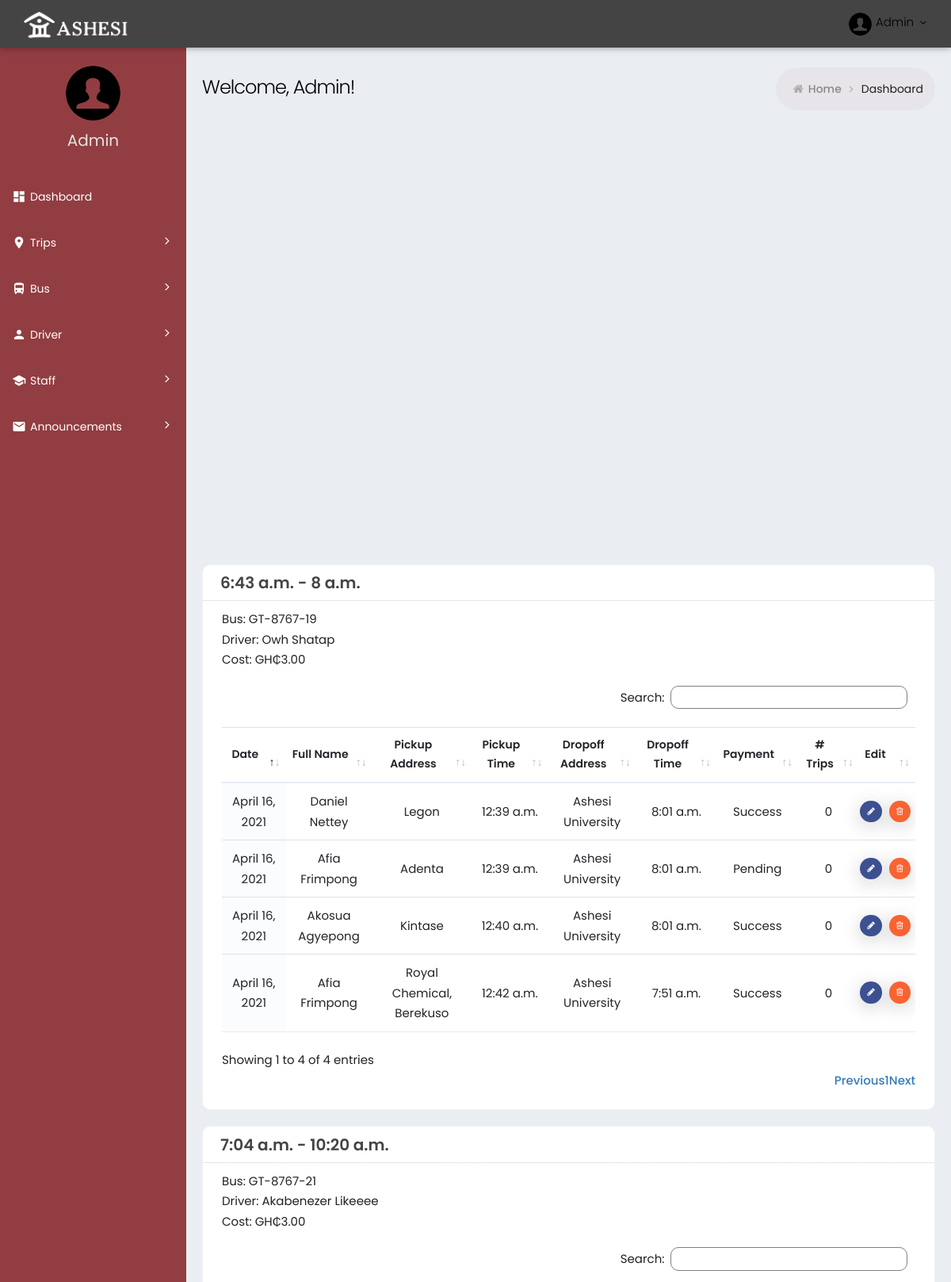
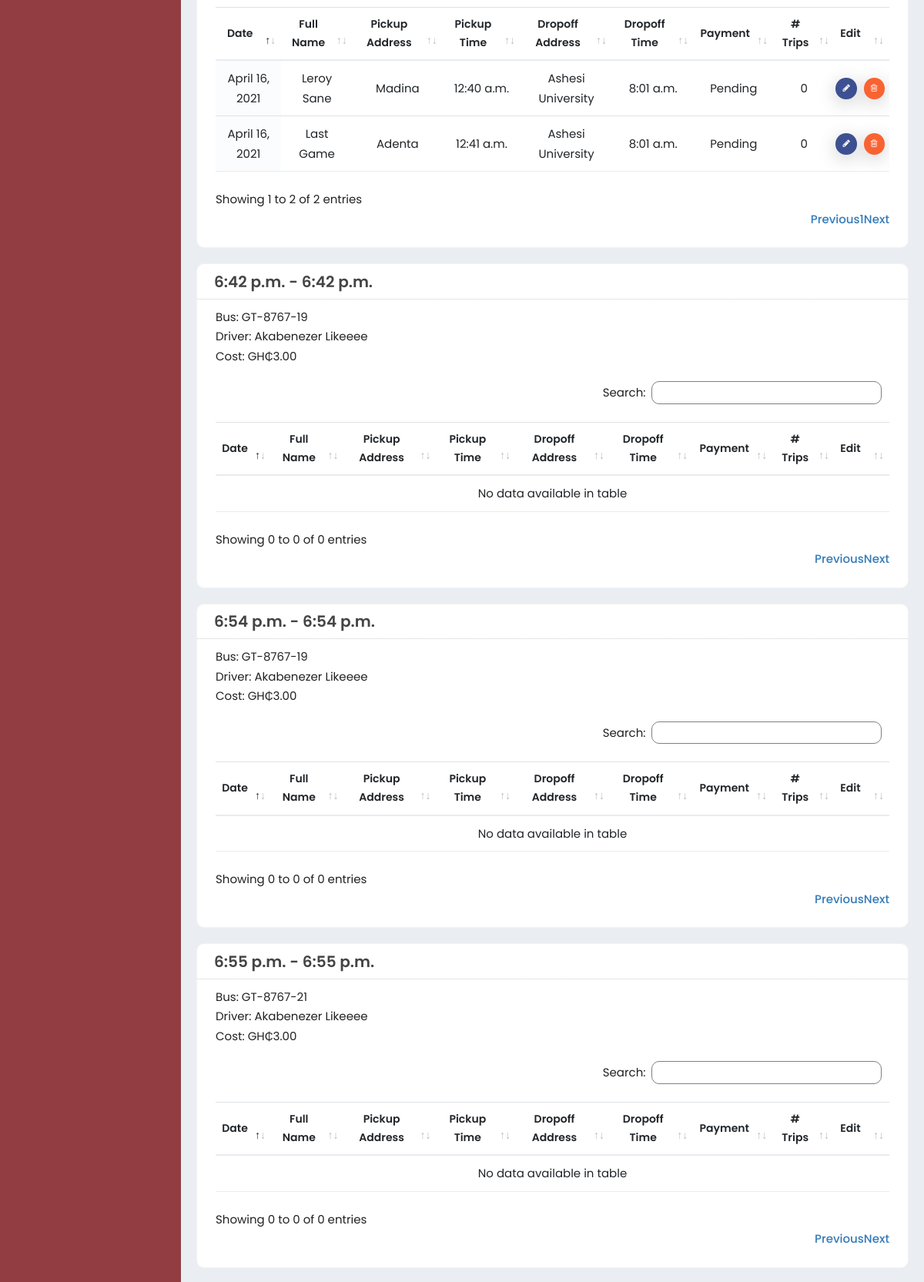
The page / (upper part) on the database its author committed (2 pictures, top to bottom).
### ashbus/ashbus_web/models.py (models this page shows, shortened)
class Trip(models.Model):
    cost = models.IntegerField(default=3)
    driver = models.ForeignKey(Driver, on_delete=models.CASCADE)
    bus = models.ForeignKey(Bus, on_delete=models.CASCADE)
    start_time = models.TimeField(auto_now=False, auto_now_add=False)
    end_time = models.TimeField(auto_now=False, auto_now_add=False)

class Bus(models.Model):
    bus_number = models.CharField(max_length=40)
    status = models.CharField(max_length=20)
    capacity = models.IntegerField()
    seats_occupied = models.IntegerField()
    location = models.CharField(max_length=60)
    address = models.CharField(max_length=80)
    route = models.ForeignKey(Route, on_delete=models.CASCADE)
    def getLat(self):
        return [float(s.strip()) for s in self.location.split(",")][0]
    def getLng(self):
        return [float(s.strip()) for s in self.location.split(",")][1]

class Driver(models.Model):
    license_number = models.CharField(max_length=20)
    person = models.ForeignKey(Person, on_delete=models.CASCADE)

class Person(models.Model):
    email = models.CharField(max_length=40)
    first_name = models.CharField(max_length=20)
    last_name = models.CharField(max_length=20)
    mobile = models.CharField(max_length=20)
    gender = models.CharField(max_length=10)
    number_of_trips = models.IntegerField(default=0)

class Staff_Trip(models.Model):
    trip = models.ForeignKey(Trip, on_delete=models.CASCADE)
    staff = models.ForeignKey(Staff, on_delete=models.CASCADE)
    pickup_location = models.CharField(max_length=60)
    pickup_Address = models.CharField(max_length=80, default="")
    dropoff_location = models.CharField(max_length=60, default = "5.760627459528241, -0.21990174522088365")
    dropoff_Address = models.CharField(max_length=80, default="Ashesi University ")
    pickup_time = models.TimeField(auto_now=False, auto_now_add=True)
    dropoff_time = models.TimeField(auto_now=False, auto_now_add=False)
    trip_date = models.DateField(auto_now=False,auto_now_add=True)
    payment = models.CharField(max_length=20, default="Pending")

class Staff(models.Model):
    card_id = models.CharField(max_length=10)
    amount = models.IntegerField(default=0)
    person = models.ForeignKey(Person, on_delete=models.CASCADE)
    password = models.CharField(max_length=20, default="")

### ashbus/ashbus_web/views.py (the view)
# urls.py: path('', HomeView, name="index"),
def HomeView(request):
    route = Route.objects.all()
    trips = Staff_Trip.objects.all()
    one_trip = Trip.objects.all()
    return render(request,"index.html", {"route" : route, "trips" : trips, "one_trip" : one_trip})

### ashbus/ashbus_web/models.py (called while the page is built)
    def getStartLat(self):
        return [float(s.strip()) for s in self.start_location.split(",")][0]

    def getStartLng(self):
        return [float(s.strip()) for s in self.start_location.split(",")][1]

    def getEndLat(self):
        return [float(s.strip()) for s in self.end_location.split(",")][0]

    def getEndLng(self):
        return [float(s.strip()) for s in self.end_location.split(",")][1]

    def getRouteList(self):
        return self.decode_polyline(str(self.route).replace("\\\\","\\"))

### ashbus/ashbus_web/templates/index.html (shortened to what this page needs)
{% extends 'innerBase.html'  %}
{% block Content  %}
{% load static %}
<div class="page-content-wrapper">
	<div class="page-content">
		<div class="page-bar">
			<div class="page-title-breadcrumb">
				<div class=" pull-left">
					<div class="page-title">Welcome, Admin!</div>
				</div>
				<ol class="breadcrumb page-breadcrumb pull-right">
					<li><i class="fa fa-home"></i>&nbsp;<a class="parent-item"
							href="{% url 'index' %}">Home</a>&nbsp;<i class="fa fa-angle-right"></i>
					</li>
					<li class="active">Dashboard</li>
				</ol>
			</div>
		</div>
		<div class= "row">
			<div class="col-md-12">
				<div id="basic_gmap" class="gmaps" style="height: 500px"> </div>
			</div>
		</div>
		<br> <br>
		<div class="row">
			<div class="col-md-12">
				{% for one_trip in one_trip %}
				<div class="card card-box">
					<div class="card-head">
						<header>{{ one_trip.start_time  }} - {{ one_trip.end_time }}</header>
					</div>
					<div class="card-body ">
						<div>
							Bus: {{ one_trip.bus.bus_number  }}
						</div>
						<div>
							Driver: {{ one_trip.driver.person.first_name  }} {{ one_trip.driver.person.last_name  }}
						</div>
						<div>
							Cost: GH₵{{ one_trip.cost  }}.00
						</div>
						<div class="table-scrollable">
							<table class="table table-hover table-checkable order-column full-width" id="example{{one_trip.id}}">
								<thead>
									<tr>
										<th class="center"> Date</th>
										<th class="center"> Full Name </th>
										<th class="center"> Pickup Address </th>
										<th class="center"> Pickup Time </th>
										<th class="center"> Dropoff Address </th>
										<th class="center"> Dropoff Time </th>
										<th class="center"> Payment </th>
										<th class="center"> # Trips </th>
										<th class="center"> Edit </th>
									</tr>
								</thead>
								<tbody>
									{% for trip in trips %}
									{% if trip.trip.id == one_trip.id %}
									<form action="">
										<tr class="odd gradeX">
											<td class="center"> {{ trip.trip_date }} </td>
											<td class="center"> {{ trip.staff.person.first_name }} {{ trip.staff.person.last_name }} </td>
											<td class="center"> {{ trip.pickup_Address }} </td>
											<td class="center"> {{ trip.pickup_time }} </td>
											<td class="center"> {{ trip.dropoff_Address }} </td>
											<td class="center"> {{ trip.dropoff_time }} </td>
											<td class="center"> {{ trip.payment }} </td>
											<td class="center"> {{ trip.staff.person.number_of_trips }} </td>
											<td class="center">
												<a class="btn btn-tbl-delete btn-xs" style="background:#3d5192">
													<i class="fa fa-pencil"></i>
												</a>
												<a class="btn btn-tbl-delete btn-xs">
													<i class="fa fa-trash-o"></i>
												</a>
											</td>
										</tr>
									</form>
									{% endif %}
									{% endfor %}
								</tbody>
							</table>
						</div>
					</div>
				</div>
				{% endfor %}
				</div>
			</div>
		</div>
	</div>
</div>
{% endblock Content  %}
{% block Maps %}
{% load static %}
{% endblock Maps  %}

### ashbus/ashbus_web/static/css/material_style.css (style rules this page uses)
.full-width { width: 100% !important; }

### ashbus/ashbus_web/static/css/responsive.css (style rules this page uses)
@media (min-width:992px) { .page-content-wrapper { float: left; width: 100% } }
@media (min-width:992px) { .page-content-wrapper .page-content { margin-left: 235px; margin-top: 0; min-height: 600px; padding: 25px 20px 10px } }

### ashbus/ashbus_web/static/css/theme-color.css (style rules this page uses)
:root { --sidebar-color: #ffffff; --sidebar-font-color: #4680ff; --logo-color: #222c3c; --header-color: #6673FC; }

### rows shown on the page
Trip: start_time "6:43 a.m.", end_time "8 a.m.", bus.bus_number "GT-8767-19", driver.person.first_name "Owh", driver.person.last_name "Shatap", cost "3"
Staff_Trip: trip_date "April 16, 2021", staff.person.first_name "Daniel", staff.person.last_name "Nettey", pickup_Address "Legon", pickup_time "12:39 a.m.", dropoff_Address "Ashesi University", dropoff_time "8:01 a.m.", payment "Success", staff.person.number_of_trips "0"
Staff_Trip: trip_date "April 16, 2021", staff.person.first_name "Afia", staff.person.last_name "Frimpong", pickup_Address "Adenta", pickup_time "12:39 a.m.", dropoff_Address "Ashesi University", dropoff_time "8:01 a.m.", payment "Pending", staff.person.number_of_trips "0"
Staff_Trip: trip_date "April 16, 2021", staff.person.first_name "Akosua", staff.person.last_name "Agyepong", pickup_Address "Kintase", pickup_time "12:40 a.m.", dropoff_Address "Ashesi University", dropoff_time "8:01 a.m.", payment "Success", staff.person.number_of_trips "0"
Staff_Trip: trip_date "April 16, 2021", staff.person.first_name "Afia", staff.person.last_name "Frimpong", pickup_Address "Royal Chemical, Berekuso", pickup_time "12:42 a.m.", dropoff_Address "Ashesi University", dropoff_time "7:51 a.m.", payment "Success", staff.person.number_of_trips "0"
Trip: start_time "7:04 a.m.", end_time "10:20 a.m.", bus.bus_number "GT-8767-21", driver.person.first_name "Akabenezer", driver.person.last_name "Likeeee", cost "3"
Staff_Trip: trip_date "April 16, 2021", staff.person.first_name "Leroy", staff.person.last_name "Sane", pickup_Address "Madina", pickup_time "12:40 a.m.", dropoff_Address "Ashesi University", dropoff_time "8:01 a.m.", payment "Pending", staff.person.number_of_trips "0"
Staff_Trip: trip_date "April 16, 2021", staff.person.first_name "Last", staff.person.last_name "Game", pickup_Address "Adenta", pickup_time "12:41 a.m.", dropoff_Address "Ashesi University", dropoff_time "8:01 a.m.", payment "Pending", staff.person.number_of_trips "0"
Trip: start_time "6:42 p.m.", end_time "6:42 p.m.", bus.bus_number "GT-8767-19", driver.person.first_name "Akabenezer", driver.person.last_name "Likeeee", cost "3"
Trip: start_time "6:54 p.m.", end_time "6:54 p.m.", bus.bus_number "GT-8767-19", driver.person.first_name "Akabenezer", driver.person.last_name "Likeeee", cost "3"
Trip: start_time "6:55 p.m.", end_time "6:55 p.m.", bus.bus_number "GT-8767-21", driver.person.first_name "Akabenezer", driver.person.last_name "Likeeee", cost "3"
